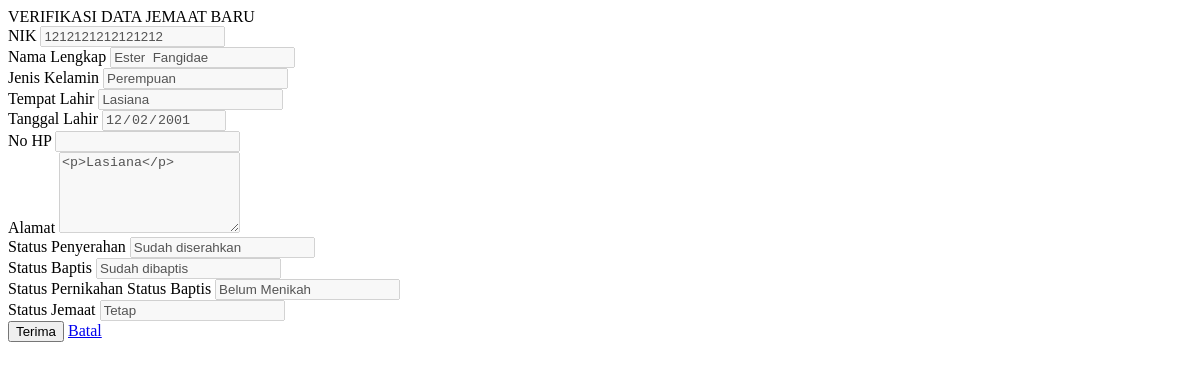
/dashboard/verifikasi_jemaat.php?id_jemaat=11, run on an earlier commit of the app's database.
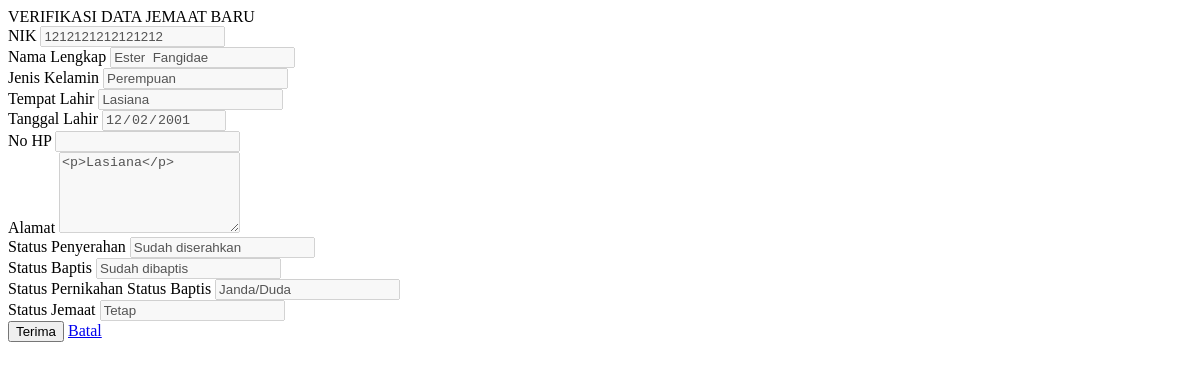
And on a later commit of the database.
### tables this page shows
CREATE TABLE `jemaat` (
  `id_jemaat` int(11) NOT NULL,
  `nik` varchar(16) DEFAULT NULL,
  `nama` varchar(50) NOT NULL,
  `tempat_lahir` varchar(20) NOT NULL,
  `tanggal_lahir` date NOT NULL,
  `no_hp` varchar(12) NOT NULL,
  `jenis_kelamin` enum('Laki-laki','Perempuan') NOT NULL,
  `alamat` text NOT NULL,
  `status_j` int(11) NOT NULL,
  `ket` varchar(10) NOT NULL,
  `username` varchar(20) NOT NULL,
  `password` varchar(20) NOT NULL,
  `baptis` int(11) NOT NULL,
  `penyerahan` int(11) NOT NULL,
  `pernikahan` int(11) NOT NULL
);

### dashboard/verifikasi_jemaat.php (the view, shortened to what this page needs)
<?php
if (isset($_GET['id_jemaat'])) {
	$id_jemaat = $_GET['id_jemaat'];
	$tampil_nik = "SELECT * FROM jemaat WHERE id_jemaat=$id_jemaat";
	$query = mysqli_query($konek, $tampil_nik);
	$data = mysqli_fetch_array($query, MYSQLI_BOTH);
	$nik = $data['nik'];
	$nama = $data['nama'];
	$tempat = $data['tempat_lahir'];
	$tanggal = $data['tanggal_lahir'];
	$jekel = $data['jenis_kelamin'];
    $alamat =$data['alamat'];
    $no_hp =$data['no_hp'];
    $ket =$data['ket'];
    $penyerahan =$data['penyerahan'];
    $baptis =$data['baptis'];
    $pernikahan =$data['pernikahan'];
}
?>
<link href="css/sweetalert.css" rel="stylesheet" type="text/css">
<div class="page-inner">
	<div class="row">
		<div class="col-md-12">
			<form method="POST">
				<div class="card">
					<div class="card-header">
						<div class="card-title">VERIFIKASI DATA JEMAAT BARU</div>
					</div>
					<div class="card-body">
					<div class="row">
							<div class="col-md-6 col-lg-6">
								<div class="form-group">
									<label>NIK</label>
									<input disabled type="number" name="nik" class="form-control" placeholder="NIK Anda.." value="<?= $nik; ?>">
								</div>
								<div class="form-group">
									<label>Nama Lengkap</label>
									<input disabled type="text" name="nama" class="form-control" placeholder="Nama Lengkap Anda.." value="<?= $nama; ?>">
								</div>
								<div class="form-group">
									<label>Jenis Kelamin</label>
									<input disabled type="text" name="nama" class="form-control" placeholder="Nama Lengkap Anda.." value="<?= $jekel; ?>">
								</div>
								<div class="form-group">
									<label>Tempat Lahir</label>
									<input disabled type="text" name="tempat" class="form-control" value="<?= $tempat; ?>">
								</div>
								<div class="form-group">
									<label>Tanggal Lahir</label>
									<input disabled type="date" name="tgl" class="form-control" value="<?= $tanggal; ?>">
								</div>
								<div class="form-group">
									<label for="comment">No HP</label>
									<input disabled type="text" name="no_hp" class="form-control" value="<?= $no_hp; ?>">
								</div>
								<div class="form-group">
									<label for="comment">Alamat</label>
									<textarea disabled class="form-control" name="alamat" rows="5"><?= $alamat ?></textarea>
								</div>
							</div>
							<div class="col-md-6 col-lg-6">
								<div class="form-group">
									<label>Status Penyerahan</label>
                                    <?php if ($penyerahan == 0) {
                                        $penyerahan = "Belum diserahkan";
                                    }else {
                                        $penyerahan = "Sudah diserahkan";
                                    } ?>
									<input disabled type="text" name="no_hp" class="form-control" value="<?= $penyerahan; ?>">
								</div>
								<div class="form-group">
									<label>Status Baptis</label>
                                    <?php if ($baptis == 0) {
                                        $baptis = "Belum dibaptis";
                                    }else {
                                        $baptis = "Sudah dibaptis";
                                    } ?>
									<input disabled type="text" name="no_hp" class="form-control" value="<?= $baptis; ?>">
								</div>
								<div class="form-group">
									<label>Status Pernikahan</label>
									<label>Status Baptis</label>
                                    <?php if ($pernikahan == 0) {
                                        $pernikahan = "Belum Menikah";
                                    }else if ($pernikahan == 1) {
                                        $pernikahan = "Sudah Menikah";
                                    }else {
                                        $pernikahan = "Janda/Duda";
                                    } ?>
									<input disabled type="text" name="no_hp" class="form-control" value="<?= $pernikahan; ?>">
								</div>
								<div class="form-group">
									<label>Status Jemaat</label>
                                    <?php if ($ket == 0) {
                                        $ket = "Sementara";
                                    }else {
                                        $ket = "Tetap";
                                    } ?>
									<input disabled type="text" name="no_hp" class="form-control" value="<?= $ket; ?>">
								</div>
							</div>
						</div>
					</div>
					<div class="card-action">
						<button name="ubah" class="btn btn-success">Terima</button>
						<a href="main2.php" class="btn btn-default">Batal</a>
					</div>
				</div>
		</div>
	</div>
</div>

What changed in the data, as far as the page shows it:
changed jemaat "Ester Fangidae": no_hp "Belum Menikah" → "Janda/Duda"
